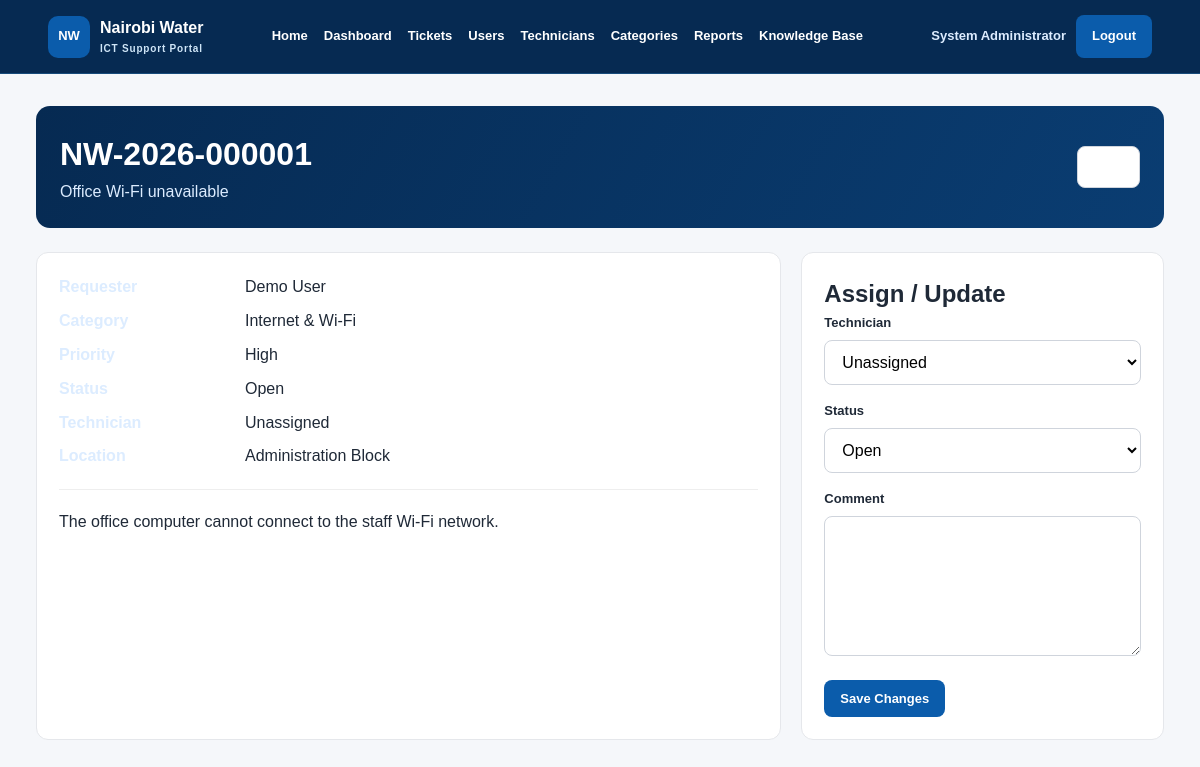
/admin/ticket_view.php?id=1 (signed in), run on the app's committed database.
### tables this page shows
CREATE TABLE tickets (
    id INT UNSIGNED AUTO_INCREMENT PRIMARY KEY,
    ticket_number VARCHAR(40) NULL UNIQUE,
    user_id INT UNSIGNED NOT NULL,
    technician_id INT UNSIGNED NULL,
    category_id INT UNSIGNED NULL,
    subject VARCHAR(200) NOT NULL,
    description TEXT NOT NULL,
    location VARCHAR(150) NULL,
    priority ENUM('Low','Medium','High','Critical')
        NOT NULL DEFAULT 'Medium',
    status ENUM(
        'Open',
        'Assigned',
        'In Progress',
        'Pending',
        'Resolved',
        'Closed',
        'Cancelled'
    ) NOT NULL DEFAULT 'Open',
    assigned_at DATETIME NULL,
    resolved_at DATETIME NULL,
    closed_at DATETIME NULL,
    resolution_notes TEXT NULL,
    created_at TIMESTAMP DEFAULT CURRENT_TIMESTAMP,
    updated_at TIMESTAMP DEFAULT CURRENT_TIMESTAMP
        ON UPDATE CURRENT_TIMESTAMP,

    CONSTRAINT fk_ticket_user
        FOREIGN KEY (user_id)
        REFERENCES users(id)
        ON DELETE CASCADE
        ON UPDATE CASCADE,

    CONSTRAINT fk_ticket_technician
        FOREIGN KEY (technician_id)
        REFERENCES technicians(id)
        ON DELETE SET NULL
        ON UPDATE CASCADE,

    CONSTRAINT fk_ticket_category
        FOREIGN KEY (category_id)
        REFERENCES categories(id)
        ON DELETE SET NULL
        ON UPDATE CASCADE
);

CREATE TABLE users (
    id INT UNSIGNED AUTO_INCREMENT PRIMARY KEY,
    name VARCHAR(120) NOT NULL,
    email VARCHAR(160) NOT NULL UNIQUE,
    department_id INT UNSIGNED NULL,
    password VARCHAR(255) NOT NULL,
    role ENUM('user','technician','admin') NOT NULL DEFAULT 'user',
    account_status ENUM('Active','Inactive','Suspended')
        NOT NULL DEFAULT 'Active',
    last_login DATETIME NULL,
    created_at TIMESTAMP DEFAULT CURRENT_TIMESTAMP,
    updated_at TIMESTAMP DEFAULT CURRENT_TIMESTAMP
        ON UPDATE CURRENT_TIMESTAMP,

    CONSTRAINT fk_users_department
        FOREIGN KEY (department_id)
        REFERENCES departments(id)
        ON DELETE SET NULL
        ON UPDATE CASCADE
);

CREATE TABLE categories (
    id INT UNSIGNED AUTO_INCREMENT PRIMARY KEY,
    name VARCHAR(120) NOT NULL UNIQUE,
    description VARCHAR(255) NULL,
    default_technician_id INT UNSIGNED NULL,
    is_active TINYINT(1) NOT NULL DEFAULT 1,
    created_at TIMESTAMP DEFAULT CURRENT_TIMESTAMP,

    CONSTRAINT fk_category_default_technician
        FOREIGN KEY (default_technician_id)
        REFERENCES technicians(id)
        ON DELETE SET NULL
        ON UPDATE CASCADE
);

### includes/auth.php (called while the page is built, shortened)
<?php
function e($value): string {
    return htmlspecialchars((string)$value, ENT_QUOTES, "UTF-8");
}
?>

### admin/ticket_view.php (the view, shortened to what this page needs)
<?php
require_once "../includes/auth.php";
require_once "../config/db.php";
$id = (int)($_GET["id"] ?? 0);
$stmt = $conn->prepare(
    "SELECT tk.*,c.name category,u.name requester,tu.name technician
     FROM tickets tk
     JOIN users u ON u.id=tk.user_id
     LEFT JOIN categories c ON c.id=tk.category_id
     LEFT JOIN technicians t ON t.id=tk.technician_id
     LEFT JOIN users tu ON tu.id=t.user_id
     WHERE tk.id=?"
);
$stmt->bind_param("i",$id);
$stmt->execute();
$ticket = $stmt->get_result()->fetch_assoc();
?>
<!DOCTYPE html>
<html><head><meta charset="UTF-8"><meta name="viewport" content="width=device-width,initial-scale=1"><title>Manage Ticket</title><link rel="stylesheet" href="../css/style.css"></head>
<body><?php include "../includes/nav.php"; ?>
<main class="container">
<div class="dashboard-header"><div><h1><?= e($ticket["ticket_number"]) ?></h1><p><?= e($ticket["subject"]) ?></p></div><a class="btn btn-outline" href="tickets.php">Back</a></div>
<div class="grid-3">
<section class="panel" style="grid-column:span 2">
<div class="kv">
<strong>Requester</strong><span><?= e($ticket["requester"]) ?></span>
<strong>Category</strong><span><?= e($ticket["category"] ?? "Uncategorised") ?></span>
<strong>Priority</strong><span><?= e($ticket["priority"]) ?></span>
<strong>Status</strong><span><?= e($ticket["status"]) ?></span>
<strong>Technician</strong><span><?= e($ticket["technician"] ?? "Unassigned") ?></span>
<strong>Location</strong><span><?= e($ticket["location"] ?? "-") ?></span>
</div>
<hr style="margin:20px 0;border:0;border-top:1px solid #eee">
<p><?= nl2br(e($ticket["description"])) ?></p>
</section>
<section class="panel">
<h2>Assign / Update</h2>
<form method="post">
<div class="form-group"><label>Technician</label>
<select name="technician_id"><option value="0">Unassigned</option>
</select></div>
<div class="form-group"><label>Status</label>
<select name="status">
<?php foreach(["Open","Assigned","In Progress","Pending","Resolved","Closed","Cancelled"] as $s): ?>
<option <?= $ticket["status"]===$s ? "selected" : "" ?>><?= e($s) ?></option>
<?php endforeach; ?>
</select></div>
<div class="form-group"><label>Comment</label><textarea name="comment"></textarea></div>
<button class="btn btn-primary" type="submit">Save Changes</button>
</form>
</section>
</div>
</main>
</body>
</html>

### css/style.css (style rules this page uses)
:root { --red:#0b5cab;--red-dark:#073f78;--navy:#062a52;--ink:#1f2937;--muted:#667085; --line:#e5e7eb;--soft:#f5f7fa;--white:#ffffff;--green:#168447;--amber:#8a6400; }
* { box-sizing:border-box;margin:0;padding:0 }
body { font-family:Arial,Helvetica,sans-serif;background:var(--soft);color:var(--ink);line-height:1.55 }
a { text-decoration:none;color:inherit }
.btn { display:inline-flex;align-items:center;justify-content:center;border-radius:8px;padding:10px 15px;border:1px solid transparent;font-size:13px;font-weight:800;cursor:pointer }
.btn-primary { background:var(--red);color:#fff }
.btn-outline { background:#fff;border-color:#d0d5dd }
.container { width:min(1180px,94%);margin:32px auto }
.grid-3 { display:grid;grid-template-columns:repeat(3,1fr);gap:20px }
.dashboard-header { display:flex;justify-content:space-between;align-items:center;gap:18px;margin-bottom:24px }
.dashboard-header p { color:var(--muted) }
.panel { background:#fff;border:1px solid var(--line);border-radius:12px;padding:22px;margin-bottom:22px }
.form-group { margin-bottom:16px }
label { display:block;font-size:13px;font-weight:800;margin-bottom:7px }
input,select,textarea { width:100%;border:1px solid #cfd4dc;border-radius:8px;padding:12px 13px;font:inherit;background:#fff }
textarea { min-height:140px;resize:vertical }
.kv { display:grid;grid-template-columns:170px 1fr;gap:9px 16px }
.kv strong { color:#dcecff }
.dashboard-header { background:linear-gradient(120deg,#062a52,#0a3d72);color:#fff;padding:24px;border-radius:14px }
.dashboard-header p { color:#dcecff }

### data on the page
tickets: ticket_number "NW-2026-000001", subject "Office Wi-Fi unavailable", user.name "Demo User", category.name "Internet & Wi-Fi", priority "High", status "Open", location "Administration Block", description "The office computer cannot connect to the staff Wi-Fi network."

### other printed values
$_SESSION["name"] "System Administrator"
$ticket["technician"] "Unassigned"
form field status "Open"
